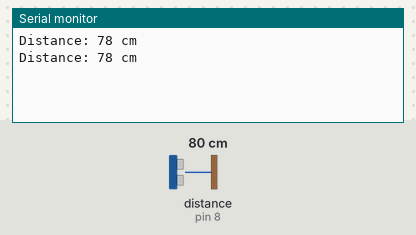
Bench run of a sketch on a simulated Arduino Uno, built with avr-gcc and run on an emulated ATmega328P. On the bench: the last lines printed to the serial monitor. Wiring (inferred from the names in the program): ultrasonic range finder: trigger pin 9; echo pin 8. The test bench sets the inputs (shaded band); at power-on: distance to the obstacle (sensor on pin 8) 80 cm. The echo pulse lasts 58.3 µs per cm.

Above: at 2.8 s.
2.9 s: distance to the obstacle (sensor on pin 8) set to 2 cm
At 6.8 s:
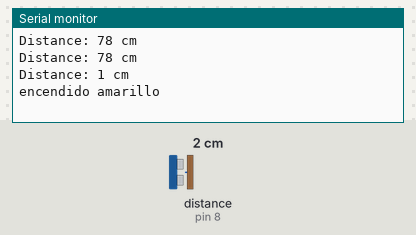
8.5 s: distance to the obstacle (sensor on pin 8) set to 4 cm
At 11.8 s:
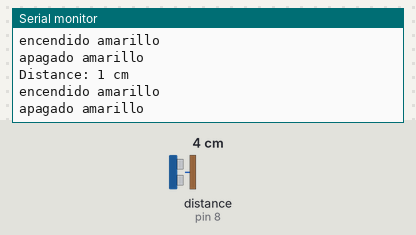
Timing chart, 0 to 13.3 s (numbered marks = the images above; inputs shaded):
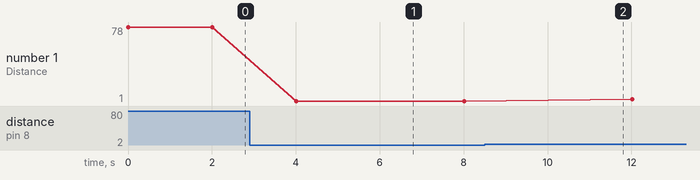

Measured:
- after the input at 2.9 s, the serial monitor: prints a new line after 1.1 s (image 1)
- plotted number 1: 78 → 1 after the input at 2.9 s, 1 → 3 after the input at 8.5 s

The sketch:

Prender_led.ino
```cpp
#define trigPin  9
#define echoPin  8
#define led_amarillo 10
long duration, cm, inches;

void setup() {
  Serial.begin (9600);
  //Define inputs and outputs
  pinMode(trigPin, OUTPUT);
  pinMode(echoPin, INPUT);
}

void loop()
{
  digitalWrite(trigPin, LOW);
  delayMicroseconds(5);
  digitalWrite(trigPin, HIGH);
  delayMicroseconds(10);
  digitalWrite(trigPin, LOW);

  duration = pulseIn(echoPin, HIGH);

  // Calculating the distance
  cm= duration*0.034/2;
  Serial.print("Distance: ");  //>   <
  Serial.print(cm);
  Serial.println(" cm");
  delay(2000);

  if (cm < 20){
    Serial.println("encendido amarillo");
    digitalWrite(led_amarillo, HIGH);   // turn the LED on (HIGH is the voltage level)
    delay(1000);                       // wait for a second
    Serial.println("apagado amarillo");
    digitalWrite(led_amarillo, LOW);    // turn the LED off by making the voltage LOW
    delay(1000);
  } else if (cm > 20 and cm < 40){
    Serial.println("encendido amarillo");
    digitalWrite(led_amarillo, HIGH);   // turn the LED on (HIGH is the voltage level)
    delay(100);                       // wait for a second
    Serial.println("apagado amarillo");
    digitalWrite(led_amarillo, LOW);    // turn the LED off by making the voltage LOW
    delay(100);

    Serial.println("encendido amarillo");
    digitalWrite(led_amarillo, HIGH);   // turn the LED on (HIGH is the voltage level)
    delay(100);                       // wait for a second
    Serial.println("apagado amarillo");
    digitalWrite(led_amarillo, LOW);    // turn the LED off by making the voltage LOW
    delay(100);

  }


}
```
